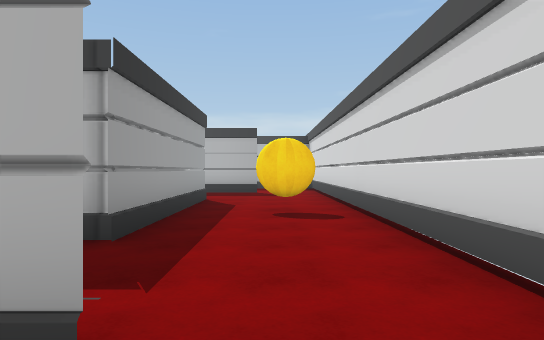
view 1 (above)

24 first-person views from a walk through a 3-D level made in the Unity game engine. The camera is 1.4 m above the floor, looks level and sees 75° across. The floor is counted in squares, 2 m on a side. Each view is taken from the middle of a square. On the plan, view 1 faces up. The plan holds only what a view shows up to about 11 squares ahead; the rest is blank. The place goes on beyond the plan. The player is left out.

view 2
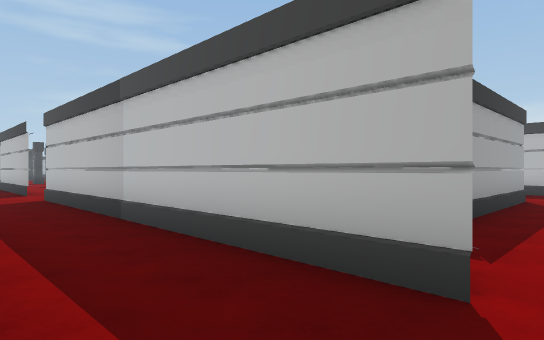

view 3
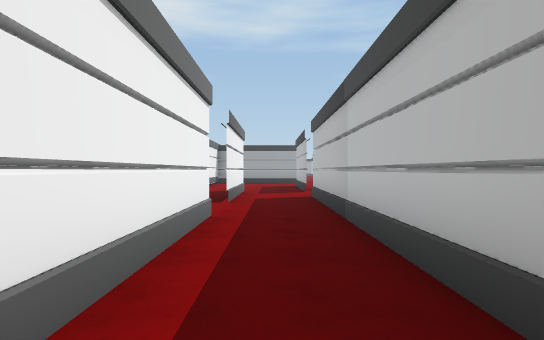

view 4
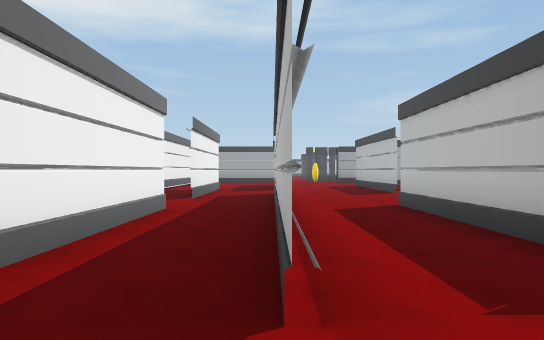

view 5
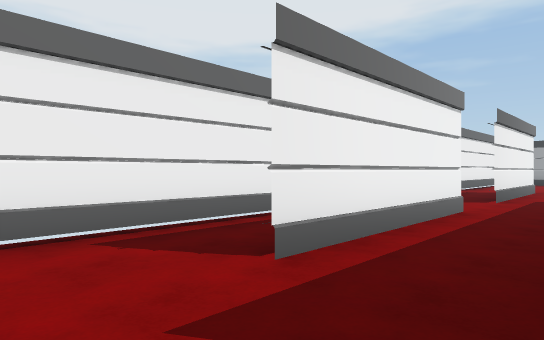

view 6
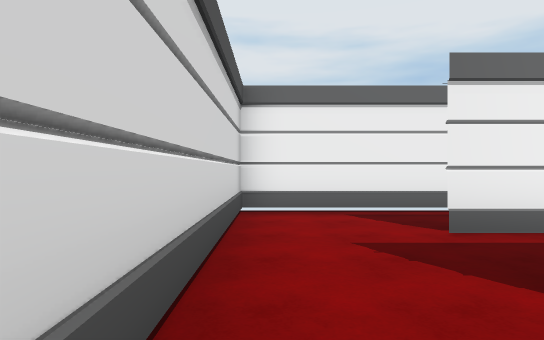

view 7
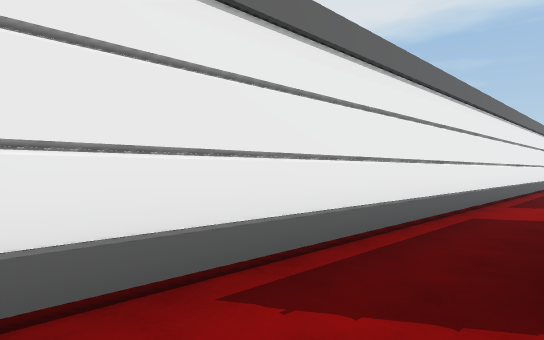

view 8
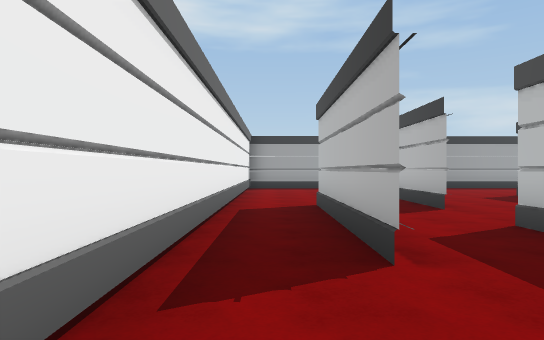

view 9
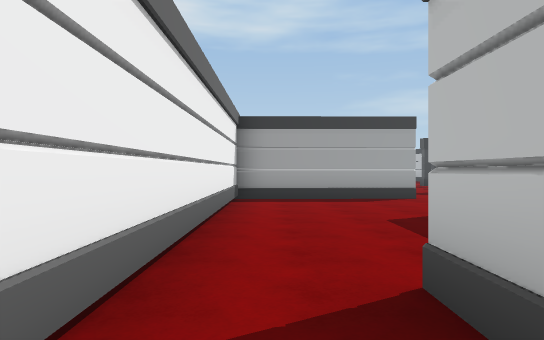

view 10
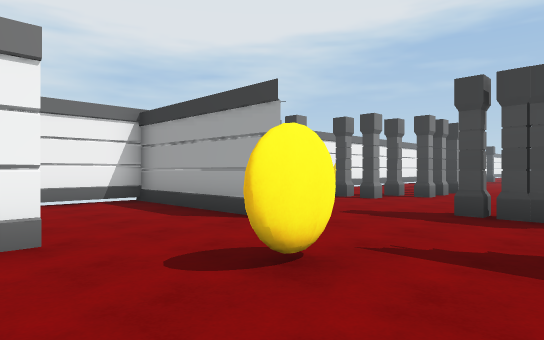

view 11
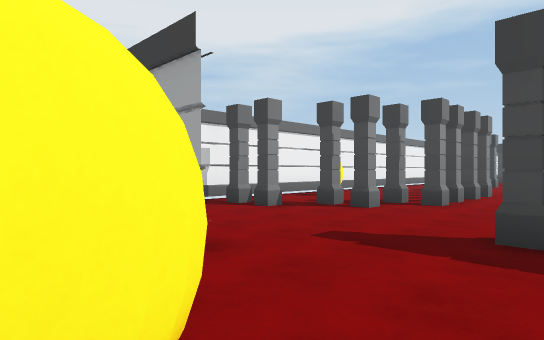

view 12
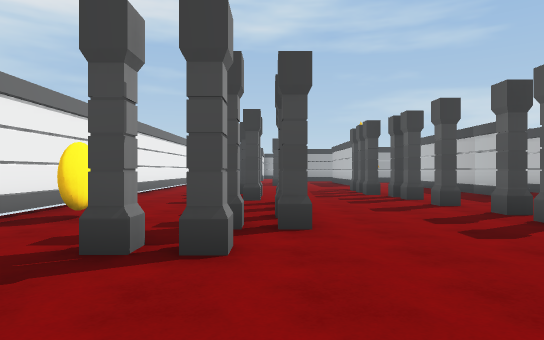

view 13
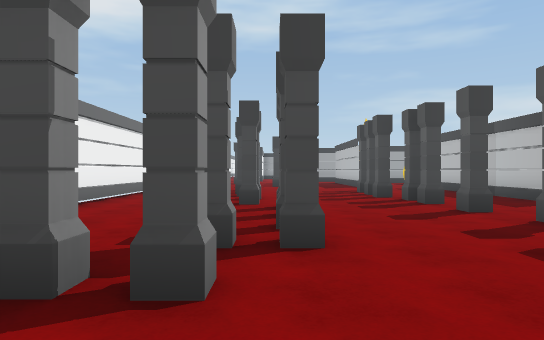

view 14
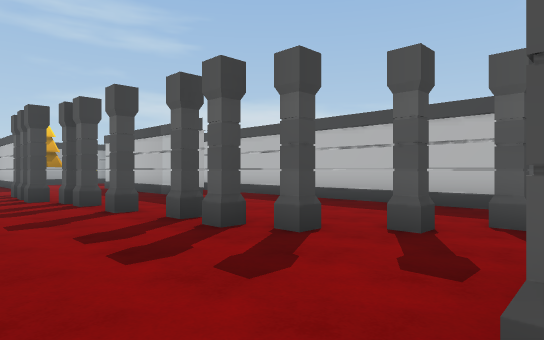

view 15
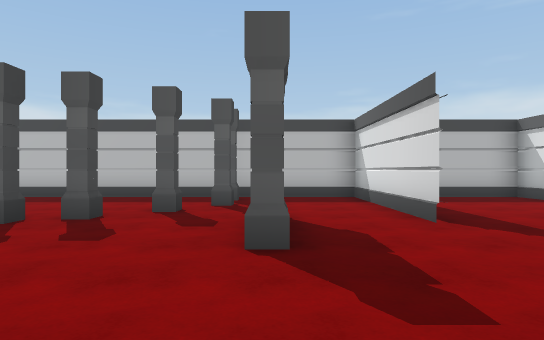

view 16
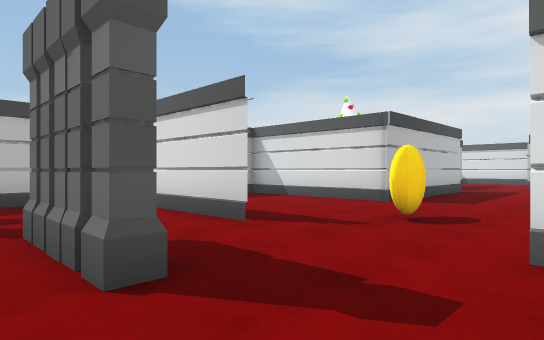

view 17
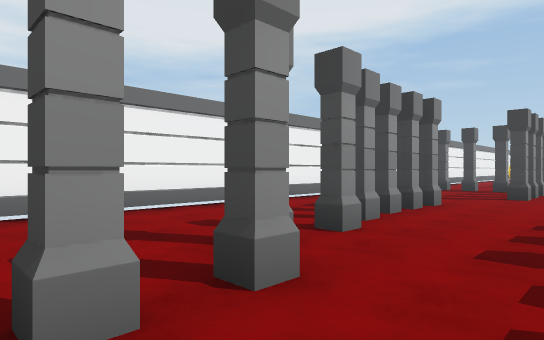

view 18
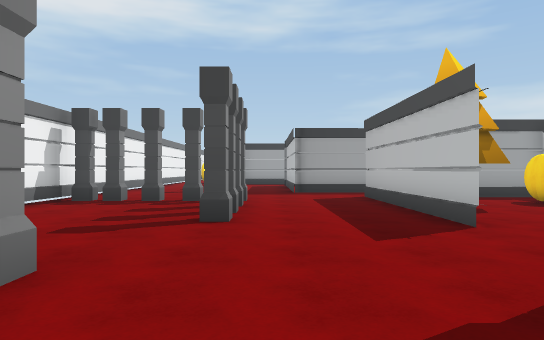

view 19
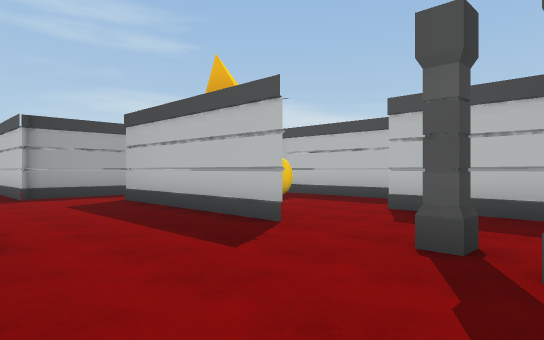

view 20
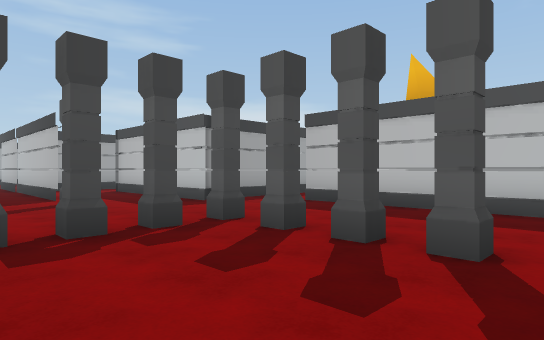

view 21
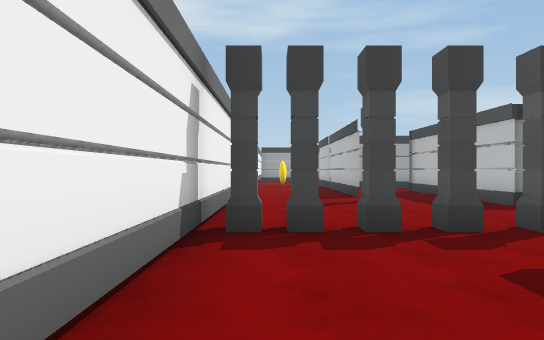

view 22
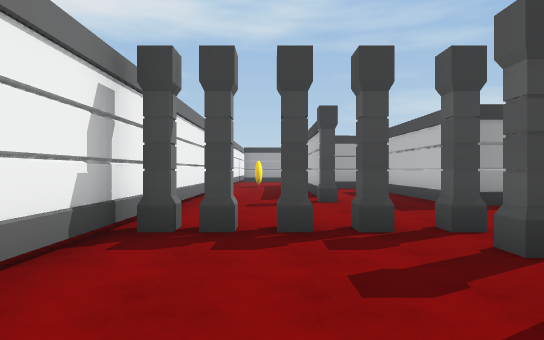

view 23
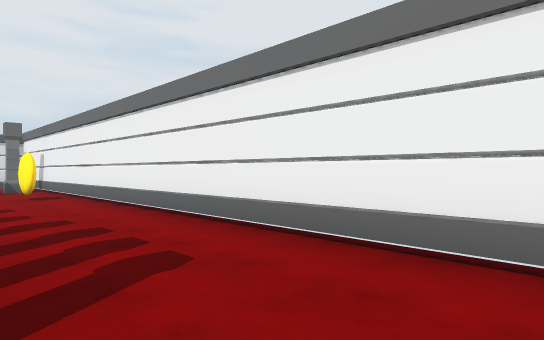

view 24
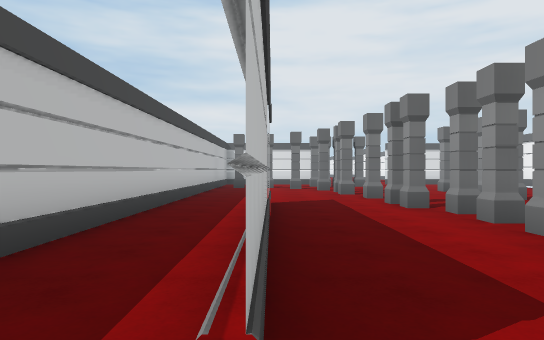

### Floor plan
Points are (right, up) in squares from view 1. A wall is a line through its corners. A room is listed if a view was taken in it or the views show most of it. See-through windows are left out.
Room 1 (views 1, 2, 3, 4, 5, 7)
walls: (-5.5, -1) (-0.9, -1); (-0.5, 1.1) (-9.5, 1.1); (1.5, -1.6) (1.5, 1.4); (-9.4, -1) (-7.5, -1)
ways out: opening at (-6.5, -1) to room 2; opening at (0.5, -1) to room 2; opening at (0.5, 1) to room 2; opening at (-8.5, 0) to room 4
Room 2 (views 6, 8, 9, 10, 11, 12, 13, 14, 15, 16, 17, 18, 19, 20, 21, 22, 23)
walls: (-18.8, 4.7) (-18.8, 9.2) (-33.2, 9.2); (-18.7, 1.5) (-18.6, -2.8) (1.5, -2.8) (1.5, -1.6); (-28.4, 7.1) (-35.1, 7.1); (-15.9, 1.2) (-15.4, 1.2); (-14.6, 4.7) (-14.6, 9.2) (-16.8, 9.2); (-12.4, 1.1) (-13.6, 1.1); (-35.2, 4.5) (-40.3, 4.5); (-9.6, 4.8) (-12.7, 4.8); (-7.5, -1.1) (-12.1, -1.1); (-42.1, 6.6) (-42, 2.7) (-46.1, 2.7); (-44, 0.2) (-46.5, 0.2); (-1.6, 8.5) (-1.6, 3.6) (-6.1, 3.6); (-44.8, -2.8) (-21.5, -2.8); (-0.5, 11) (-2.1, 11); (1.5, 1.4) (1.4, 11)
ways out: opening at (-6.5, -1) to room 1; opening at (0.5, -1) to room 1; opening at (0.5, 1) to room 1; opening at (-35, 7) to room 3; opening at (-10.5, 1) to room 4; opening at (-2.5, 9.5); opening at (0.5, 11); gap at (-44, 0)
objects: pillar (-43, 0); pillar (-39, -1); pillar (-39, 0); pillar (-39, 1); pillar (-38, 1); pillar (-37, 1); pillar (-36, 1); pillar (-33, 0); pillar (-33, 4); pillar (-32, 4); pillar (-31, 0); pillar (-31, 4); pillar (-30, 1); pillar (-30, 4); pillar (-29, 4); pillar (-28, 1); pillar (-27, 4); pillar (-26, 1); pillar (-26, 5); pillar (-25, 1); pillar (-25, 5); pillar (-24, 1); pillar (-24, 5); pillar (-23, -1); pillar (-23, 0); pillar (-23, 6); pillar (-22, -2); pillar (-22, -1); pillar (-22, 7); pillar (-22, 8); pillar (-21, 3); pillar (-21, 4); pillar (-21, 5)
Room 3 (view 24)
walls: (-40.2, 8.7) (-40.1, 7.3); (-36.1, 9.2) (-39.4, 9.2)
ways out: opening at (-35, 7) to room 2
objects: tree (-38, 5) to (-37, 6)
Room 4 (no view inside)
walls: (-11.2, 1.1) (-12.4, 1.1); (-12.1, -1) (-9.4, -1)
ways out: opening at (-8.5, 0) to room 1; opening at (-10.5, 1) to room 2

Where each view was taken, in squares from view 1:
view 1: 0 up, 0 right, facing up
view 2: 1 down, 0 right, facing up-left
view 3: 0 up, 0 right, facing left
view 4: 1 up, 1 right, facing left
view 5: 1 up, 1 right, facing down-left
view 6: 3 up, 1 right, facing down
view 7: 1 down, 1 right, facing down-left
view 8: 2 down, 5 left, facing left
view 9: 2 down, 10 left, facing left
view 10: 5 up, 15 left, facing down-left
view 11: 4 up, 17 left, facing down-left
view 12: 1 up, 20 left, facing left
view 13: 1 up, 21 left, facing left
view 14: 2 up, 21 left, facing up-left
view 15: 0 up, 21 left, facing up
view 16: 1 up, 22 left, facing up-right
view 17: 3 up, 26 left, facing down-left
view 18: 2 up, 31 left, facing left
view 19: 1 up, 32 left, facing up-left
view 20: 2 down, 35 left, facing up-left
view 21: 2 down, 35 left, facing left
view 22: 1 down, 35 left, facing left
view 23: 0 up, 35 left, facing down-right
view 24: 7 up, 36 left, facing right
